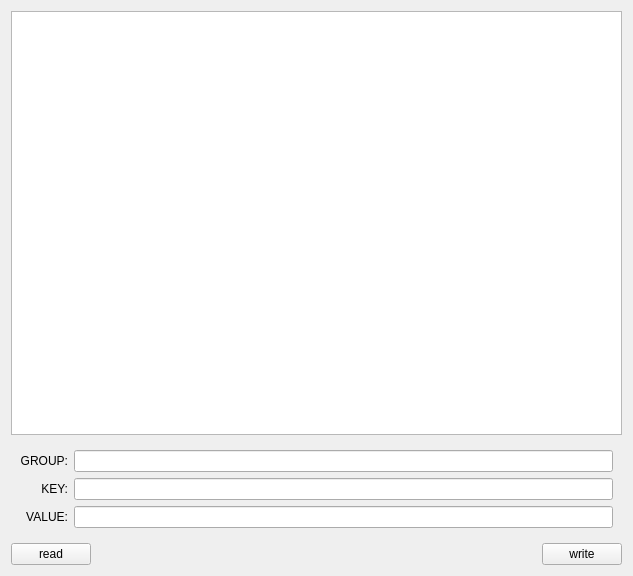
<?xml version="1.0" encoding="UTF-8"?>
<ui version="4.0">
 <class>myWidget</class>
 <widget class="QWidget" name="myWidget">
  <property name="geometry">
   <rect>
    <x>0</x>
    <y>0</y>
    <width>633</width>
    <height>576</height>
   </rect>
  </property>
  <property name="windowTitle">
   <string>myWidget</string>
  </property>
  <layout class="QGridLayout" name="gridLayout_2">
   <item row="0" column="0" colspan="3">
    <widget class="QTextEdit" name="textEdit"/>
   </item>
   <item row="1" column="0" colspan="3">
    <widget class="QWidget" name="widget" native="true">
     <layout class="QGridLayout" name="gridLayout">
      <item row="0" column="0">
       <widget class="QLabel" name="label">
        <property name="text">
         <string>GROUP:</string>
        </property>
        <property name="alignment">
         <set>Qt::AlignRight|Qt::AlignTrailing|Qt::AlignVCenter</set>
        </property>
       </widget>
      </item>
      <item row="0" column="1">
       <widget class="QLineEdit" name="lineEditgroup"/>
      </item>
      <item row="1" column="0">
       <widget class="QLabel" name="label_2">
        <property name="text">
         <string>KEY:</string>
        </property>
        <property name="alignment">
         <set>Qt::AlignRight|Qt::AlignTrailing|Qt::AlignVCenter</set>
        </property>
       </widget>
      </item>
      <item row="1" column="1">
       <widget class="QLineEdit" name="lineEditkey"/>
      </item>
      <item row="2" column="0">
       <widget class="QLabel" name="label_3">
        <property name="text">
         <string>VALUE:</string>
        </property>
        <property name="alignment">
         <set>Qt::AlignRight|Qt::AlignTrailing|Qt::AlignVCenter</set>
        </property>
       </widget>
      </item>
      <item row="2" column="1">
       <widget class="QLineEdit" name="lineEditvalue"/>
      </item>
     </layout>
    </widget>
   </item>
   <item row="2" column="0">
    <widget class="QPushButton" name="pushButtonRefresh">
     <property name="text">
      <string>read</string>
     </property>
    </widget>
   </item>
   <item row="2" column="1">
    <spacer name="horizontalSpacer">
     <property name="orientation">
      <enum>Qt::Horizontal</enum>
     </property>
     <property name="sizeHint" stdset="0">
      <size>
       <width>440</width>
       <height>20</height>
      </size>
     </property>
    </spacer>
   </item>
   <item row="2" column="2">
    <widget class="QPushButton" name="pushButtonRefresh_2">
     <property name="text">
      <string>write</string>
     </property>
    </widget>
   </item>
  </layout>
 </widget>
 <resources/>
 <connections/>
</ui>
